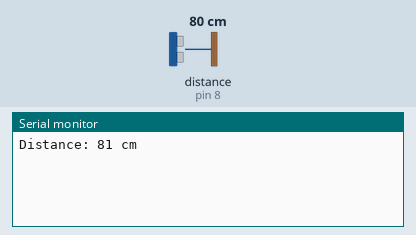
Simulated run of this sketch. Board: Arduino Uno, built with avr-gcc and run on an emulated ATmega328P. On the bench: the last lines printed to the serial monitor. Inputs (shaded band) come from the test bench; at power-on: distance to the obstacle (sensor on pin 8) 80 cm. The echo pulse lasts 58.3 µs per cm.

Above: at 1.2 s.
1.3 s: distance to the obstacle (sensor on pin 8) set to 250 cm
At 3.6 s:
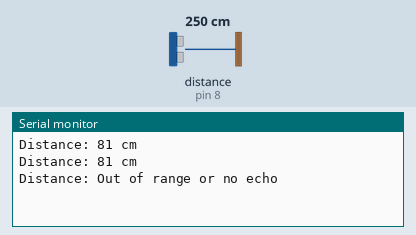
4.3 s: distance to the obstacle (sensor on pin 8) set to 2 cm
At 4.3 s:
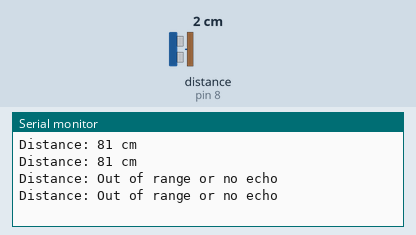

Measured:
- after the input at 1.3 s, the serial monitor: prints a new line after 1.6 s (image 1)

The sketch:

us015_distance.ino
```cpp
#include <NewPing.h>

#define TRIGGER_PIN 9
#define ECHO_PIN    8
#define MAX_DISTANCE 200

NewPing sonar(TRIGGER_PIN, ECHO_PIN, MAX_DISTANCE);

int getStableDistance(int samples = 5) {
  long sum = 0;
  int validCount = 0;
  for (int i = 0; i < samples; i++) {
    int d = sonar.ping_cm();
    if (d > 0 && d <= MAX_DISTANCE) {
      sum += d;
      validCount++;
    }
    delay(50);
  }
  return (validCount > 0) ? (sum / validCount) : -1;
}

void setup() {
  Serial.begin(9600);
}

void loop() {
  int distance = getStableDistance(5);
  Serial.print("Distance: ");
  if (distance > 0) {
    Serial.print(distance);
    Serial.println(" cm");
  } else {
    Serial.println("Out of range or no echo");
  }
  delay(1000);
}
```
